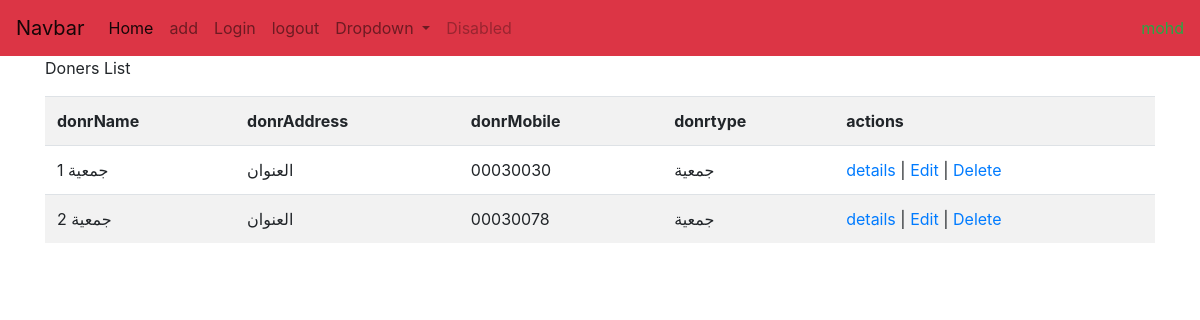
The page /store/doner_list/ (signed in) on the database its author committed.
### store/models.py (models this page shows, shortened)
class Doners(models.Model):
    donrName = models.CharField(max_length=100,null=True)
    donrAddress = models.CharField(max_length=150,null=True)
    donrMobile = models.CharField(max_length=20,null=True)
    donrtype = models.ForeignKey(DonersType, null=True,on_delete=models.SET_NULL )

class DonersType(models.Model):
    DonersType = models.CharField(max_length=100,null=True)
    def __str__(self):
        return self.DonersType

### store/decorators.py (the view)
        def wripper_func(request,*args,**kwargs):
              group=None
              group=request.user.groups.all()[0].name#there is a problem here
              print(group)
              if request.user.groups.exists():
                  group=request.user.groups.all()[0].name
              if group in  AllowedGroups :
                  return  view_func(request,*args,**kwargs)
              else:
                   return redirect('store_list')

### store/views.py (called while the page is built)
@notLoggedUsers
@AllowedUsers(AllowedGroups=['admin'])
def doner_list(request):
    items=Doners.objects.all()
    return render (request,'store/doner_list.html',{'items':items})

### store/templates/store/doner_list.html (shortened to what this page needs)
 {% extends 'store/main.html' %}
 {% load  static %}
 {% block content  %}
   <p> Doners List</p>
   <table class="table table-striped " id="table">
   <tr>
    <th>donrName</th>
    <th >donrAddress</th>
    <th>donrMobile</th>
    <th>donrtype</th>
    <th colspan="2">actions</th>
  </tr>
   {% for item in items %}
    <tr>
   <td>{{item.donrName}}</td>
    <td>{{item.donrAddress}}</td>
    <td>{{item.donrMobile}}</td>
    <td>{{item.donrtype}}</td>
    <td> <a href="{% url 'details_doner' item.id %}"> details</a> |
    <a href="{% url 'edit_doner' item.id %}"> Edit</a> |
    <a href="{% url 'delete_doner' item.id %}"> Delete</a></td>
 </tr>
{% endfor %}
</table>
 {% endblock  %}

### rows shown on the page
Doners: donrName "جمعية 1", donrAddress "العنوان", donrMobile "00030030", donrtype "جمعية"
Doners: donrName "جمعية 2", donrAddress "العنوان", donrMobile "00030078", donrtype "جمعية"
